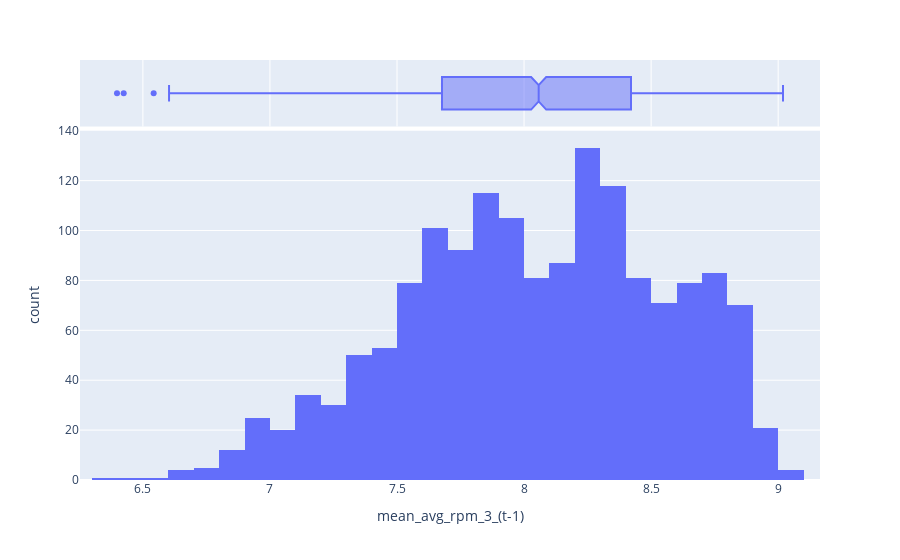

The cell this chart's notebook holds for it:
### Code cell
import plotly.express as px

fig = px.histogram(df2,x="mean_avg_rpm_3_(t-1)", 
                   marginal="box", # or violin, rug
                   #hover_data=df2.columns
                   )
fig.show()

### Figure 1 — Plotly figure (JSON) as saved in the notebook; plotly's stock layout.template omitted (floating-point values rounded to 4 significant figures; data arrays with more than 128 entries replaced by an {"elided": "..."} marker saying what was removed)
{"data": [{"alignmentgroup": "True", "bingroup": "x", "hovertemplate": "mean_avg_rpm_3_(t-1)=%{x}<br>count=%{y}<extra></extra>", "legendgroup": "", "marker": {"color": "#636efa", "pattern": {"shape": ""}}, "name": "", "offsetgroup": "", "orientation": "v", "showlegend": false, "type": "histogram", "x": {"elided": "1556 float values"}, "xaxis": "x", "yaxis": "y"}, {"alignmentgroup": "True", "hovertemplate": "mean_avg_rpm_3_(t-1)=%{x}<extra></extra>", "legendgroup": "", "marker": {"color": "#636efa"}, "name": "", "notched": true, "offsetgroup": "", "showlegend": false, "type": "box", "x": {"elided": "1556 float values"}, "xaxis": "x2", "yaxis": "y2"}], "layout": {"barmode": "relative", "legend": {"tracegroupgap": 0}, "margin": {"t": 60}, "xaxis": {"anchor": "y", "domain": [0, 1], "title": {"text": "mean_avg_rpm_3_(t-1)"}}, "xaxis2": {"anchor": "y2", "domain": [0, 1], "matches": "x", "showgrid": true, "showticklabels": false}, "yaxis": {"anchor": "x", "domain": [0, 0.8316], "title": {"text": "count"}}, "yaxis2": {"anchor": "x2", "domain": [0.8416, 1], "matches": "y2", "showgrid": false, "showline": false, "showticklabels": false, "ticks": ""}}}
